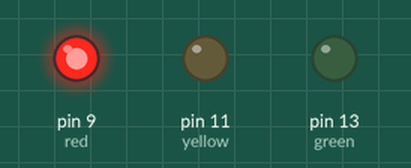
Simulated run of this sketch. Board: Arduino Uno, built with avr-gcc and run on an emulated ATmega328P. Shown: output pins drawn as LEDs (lit = HIGH).

Above: at 2.5 s.
At 6.0 s:
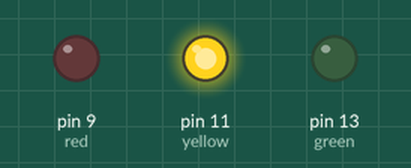
At 8.7 s:
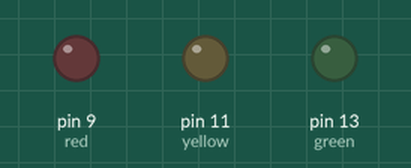
At 12.5 s:
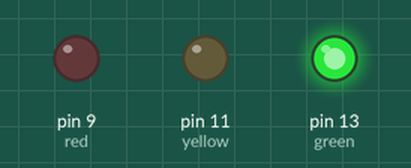
Timing chart, 0 to 19.5 s (numbered marks = the images above):
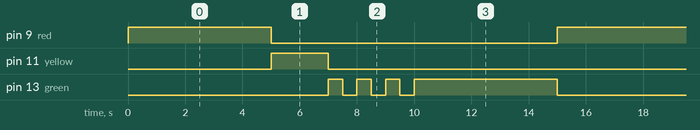

The sketch:

question3.ino
```cpp
int red = 9;
int yellow = 11;
int green = 13;

void setup() {
  pinMode(red, OUTPUT);//RED
  pinMode(yellow, OUTPUT);//YELLOW
  pinMode(green, OUTPUT);//GREEN
}
void loop() {
 digitalWrite(red, HIGH);
  digitalWrite(yellow, LOW);
  digitalWrite(green, LOW);
  delay(5000);
  digitalWrite(red, LOW);
  digitalWrite(yellow, HIGH);
  digitalWrite(green, LOW);
  delay(2000);

  digitalWrite(red, LOW);
  digitalWrite(yellow, LOW);
  digitalWrite(green, HIGH);
  delay(500);
  digitalWrite(red, LOW);
  digitalWrite(yellow, LOW);
  digitalWrite(green, LOW);
  delay(500);

  digitalWrite(red, LOW);
  digitalWrite(yellow, LOW);
  digitalWrite(green, HIGH);
  delay(500);
  digitalWrite(red, LOW);
  digitalWrite(yellow, LOW);
  digitalWrite(green, LOW);
  delay(500);

  digitalWrite(red, LOW);
  digitalWrite(yellow, LOW);
  digitalWrite(green, HIGH);
  delay(500);
  digitalWrite(red, LOW);
  digitalWrite(yellow, LOW);
  digitalWrite(green, LOW);
  delay(500);

  digitalWrite(red, LOW);
  digitalWrite(yellow, LOW);
  digitalWrite(green, HIGH);
  delay(5000);
}
```

Measured:
- by itself, pin 9 (red): alternates HIGH for 5.0 s and LOW for 10.0 s
- by itself, pin 11 (yellow): alternates HIGH for 2.0 s and LOW for 13.0 s
- by itself, pin 13 (green): repeats every 15.0 s: 2 × (LOW 0.50 s, HIGH 0.50 s), LOW 0.50 s, HIGH 5.0 s, LOW 7.0 s, HIGH 0.50 s
